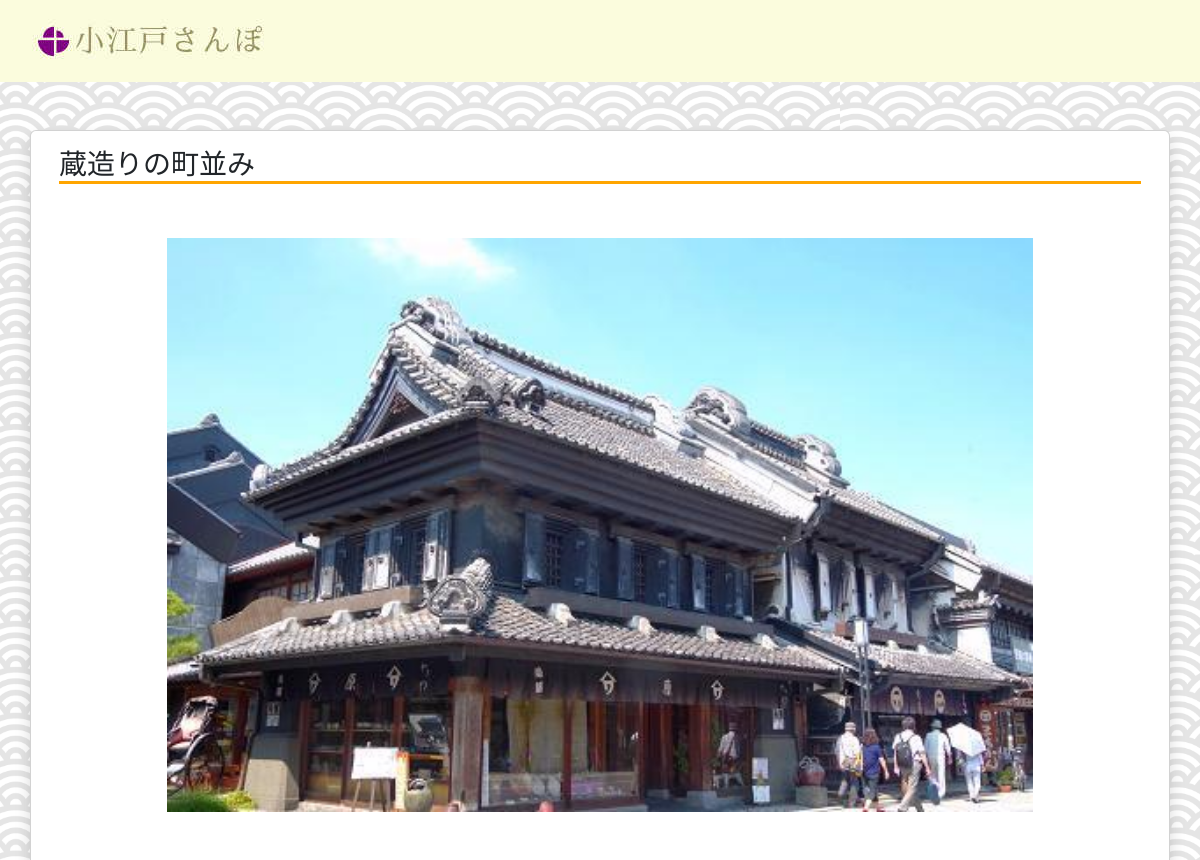
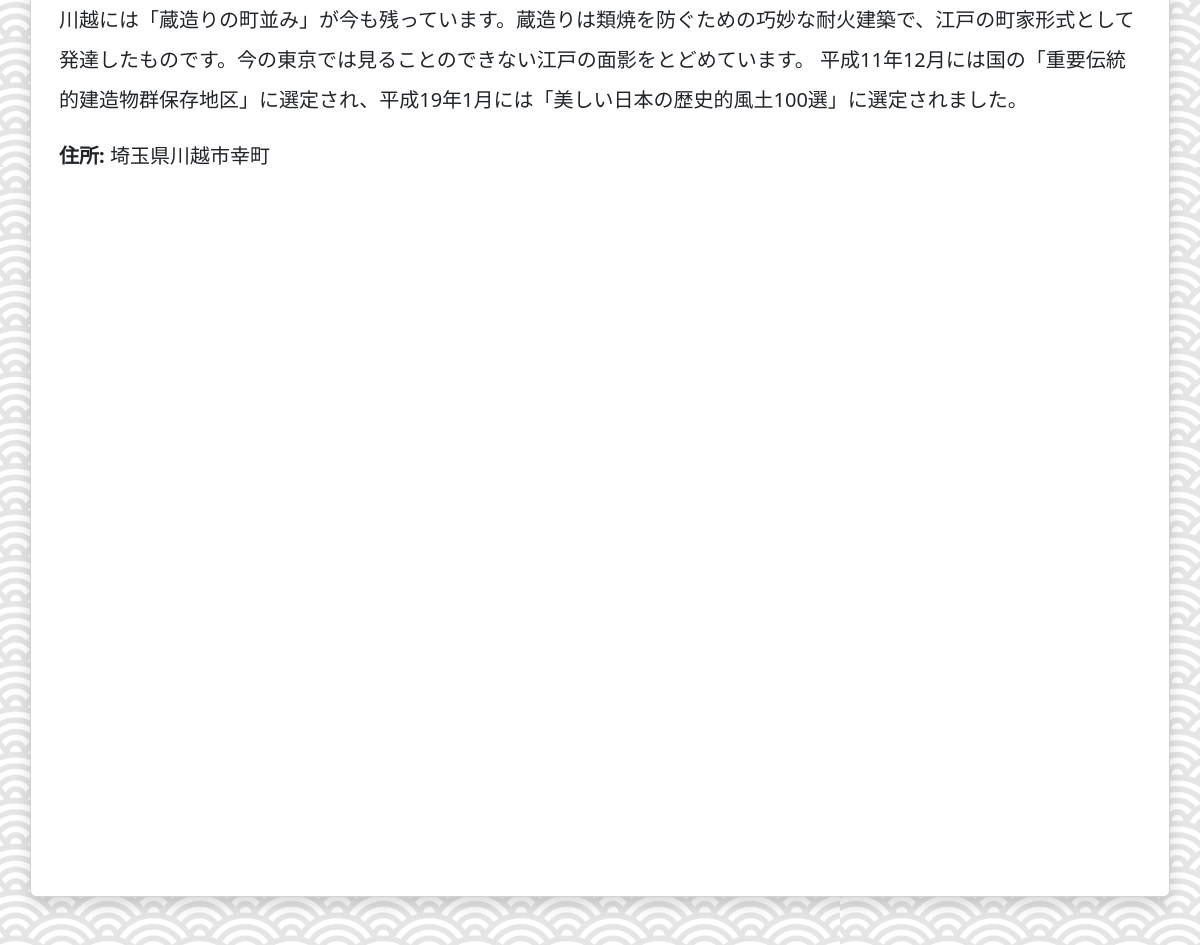
Screenshot of /detail/9 with the database file from the repository (2 pictures, top to bottom).
### travel/models.py (models this page shows)
class Spot(models.Model):
    class Time(models.TextChoices):
        Morning = 'Morning'
        Noon = 'Noon'
        Night = 'Night'
        All_the_Day = 'All_the_Day'
    class Weather(models.TextChoices):
        Sunny = 'Sunny'
        Cloudy = 'Cloudy'
        Rainy = 'Rainy'
        All_Weather = 'All_Weather'
    class Season(models.TextChoices):
        Spring = 'Spring'
        Summer = 'Summer'
        Fall = 'Fall'
        Winter = 'Winter'
        All_Season = 'All_Season'
    time = models.CharField(
        max_length=20,
        choices=Time.choices,
        default=Time.All_the_Day,
    )
    weather = models.CharField(
        max_length=20,
        choices=Weather.choices,
        default=Weather.All_Weather,
    )
    season = models.CharField(
        max_length=20,
        choices=Season.choices,
        default=Season.All_Season,
    )
    title = models.CharField(max_length=30)
    image = models.ImageField(upload_to='images', null=True, blank=True)
    description = models.TextField(null=True, blank=True)
    business_hours = models.TextField(null=True, blank=True)
    fees = models.TextField(null=True, blank=True)
    access = models.TextField(null=True, blank=True)
    address = models.TextField(null=True, blank=True)

### travel/views.py (the view)
# urls.py: path('detail/<int:spot_id>', views.detail, name='detail')
def detail(request, spot_id):
    spot= Spot.objects.get(pk=spot_id)
    data = {
        'spot':spot
    }
    return render(request, 'travel/detail.html', data)

### travel/templates/travel/detail.html (shortened to what this page needs)
{% load static %}
<!DOCTYPE html>
<html lang="ja">
  <head>
    <link
      href="https://cdn.jsdelivr.net/npm/bootstrap@5.3.0/dist/css/bootstrap.min.css"
      rel="stylesheet"
    />
    <link rel="stylesheet" href="{% static 'travel/css/index.css' %}" />
  </head>
  <body>
    <div class="header back_color py-3">
      <div class="Logo_container">
        <img
          src="{% static 'travel/img/Logo2.jpg' %}"
          alt="logo"
          class="Logo"
        />
      </div>
    </div>
    <div class="back_design py-5">
      <div class="container card shadow">
        <div class="card-body">
          <h3 class="title">{{ spot.title }}</h3>
          <img
            src="/media/{{ spot.image }}"
            alt="{{ spot.title }}"
            class="image"
          />
          <div class="detail_body mt-5">
            <p class="description">{{ spot.description }}</p>
             {% if spot.address %}
            <p class="address"><strong>住所:</strong> {{ spot.address }}</p>
            {% endif %}
          </div>
          <div id="map_show" class="p-5 mb-5"></div>
        </div>
      </div>
    </div>
  </body>
</html>

### travel/static/travel/css/index.css (style rules this page uses)
.back_color { background-color: #fbfcdd; }
.back_design { background-image: url(../img/22340059.jpg); background-repeat: repeat; background-size: 70%; }
.Logo_container { width: 300px; }
.Logo { width: 100%; height: 50px; object-fit: none; }
.title { border-bottom: 3px solid orange; margin: 0 0 5% 0; }
.image { width: 80%; display: block; margin: auto; }
.detail_body { line-height: 2; font-size: 20px; }
#map_show { height: 80vh; width: 100%; margin: 0; position: relative; }

### rows the page displays
Spot: title "蔵造りの町並み", image (picture), description "川越には「蔵造りの町並み」が今も残っています。蔵造りは類焼を防ぐための巧妙な耐火建築で、江戸の町家形式として発達したものです。今の東京では見ることのできない江戸の面影をとどめています。 平成11年12月には国の「重要伝統的建造物群保存地区」に選定され、平成19年1月には「美しい日本の歴史的風土100選」に選定されました。", address "埼玉県川越市幸町"
